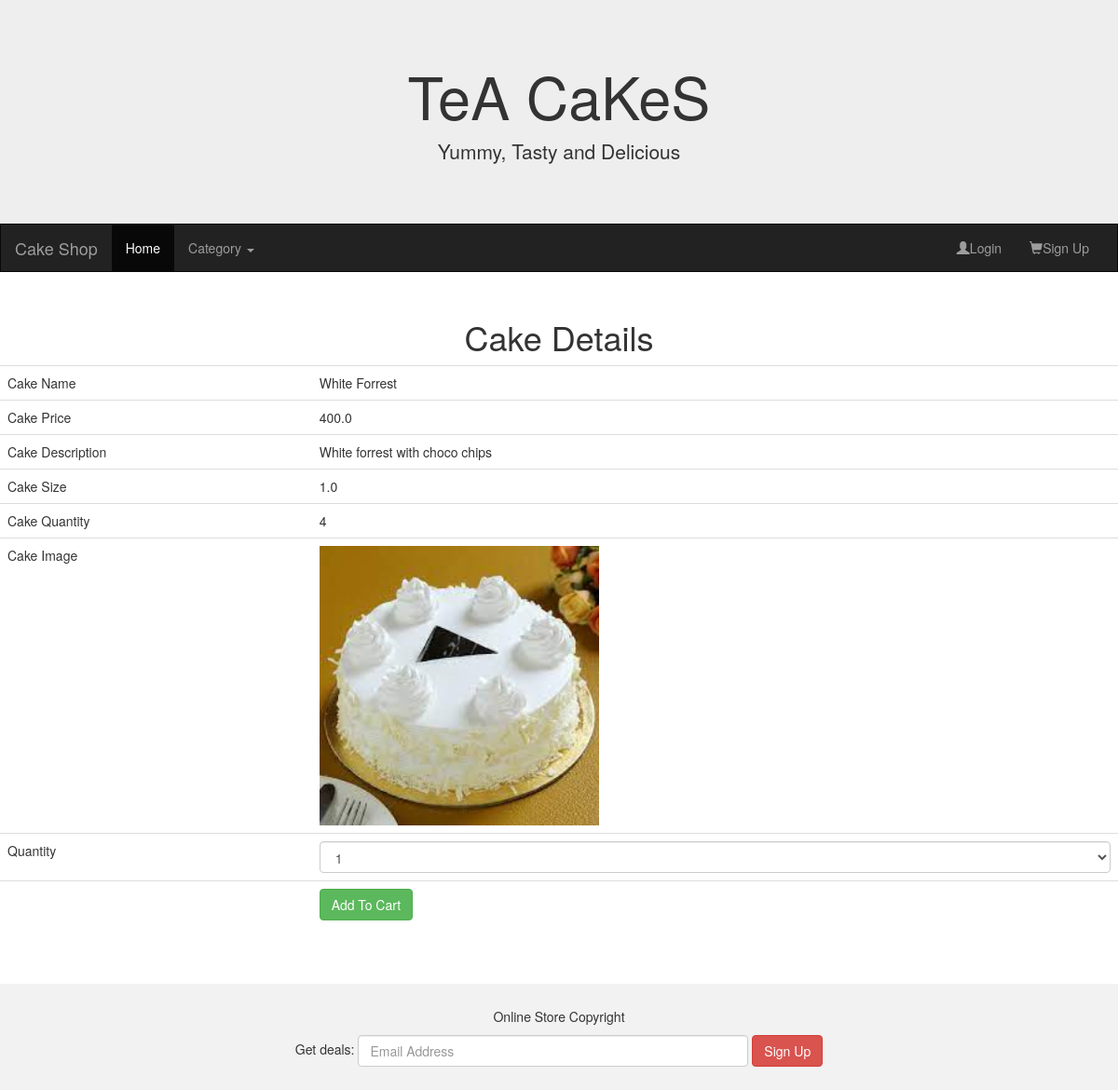
Screenshot of /viewDetails/2 with the database file from the repository.
### AdminApp/models.py (models this page shows)
class Product(models.Model):
    pname = models.CharField(max_length=20)
    price = models.FloatField(default=200)
    description = models.CharField(max_length=50)
    size = models.FloatField(default=1)
    qty = models.IntegerField()
    image = models.ImageField(default='abc.jpg',upload_to='Images')
    cat = models.ForeignKey(to='Category', on_delete=models.CASCADE)
    class Meta:
        db_table ="Product"

### UserApp/views.py (the view)
# urls.py: path('viewDetails/<id>',views.viewDetails),
def viewDetails(request,id):
    cake = Product.objects.get(id=id)
    cats = Category.objects.all()
    return render(request,'viewDetails.html',{'cake':cake,'cats':cats})

### UserApp/templates/viewDetails.html (shortened to what this page needs)
{%extends 'homepage.html'%}
{%block content%}
<!DOCTYPE html>
<html lang="en">
<head>
</head>
<body>
    <center>
        <h1>Cake Details</h1>
    <table class="table">
        <form action="/addtocart" method="post">
        <tr>
            <td>Cake Name</td>
            <td>{{cake.pname}}</td>
        </tr>
        <tr>
            <td>Cake Price</td>
            <td>{{cake.price}}</td>
        </tr>
        <tr>
            <td>Cake Description</td>
            <td>{{cake.description}}</td>
        </tr>
        <tr>
            <td>Cake Size</td>
            <td>{{cake.size}}</td>
        </tr>
        <tr>
            <td>Cake Quantity</td>
            <td>{{cake.qty}}</td>
        </tr>
        <tr>
            <td>Cake Image</td>
            <td><img src="{{cake.image.url}} " height="300px" width="300px"/></td>
        </tr>
        <tr><td>Quantity</td>
             <td>
            <select name="qty" class="form-control">
                <option>1</option>
            </select>
        </td>
    </tr>
    <tr><td></td>
        <td>
            <button type="submit" class="btn btn-success">Add To Cart</button>
        </td>
    </tr>
</form>
    </table>
</center>
</body>
</html>
{%endblock%}

### rows the page displays
Product: pname "White Forrest", price "400.0", description "White forrest with choco chips", size "1.0", qty "4", image (picture)
